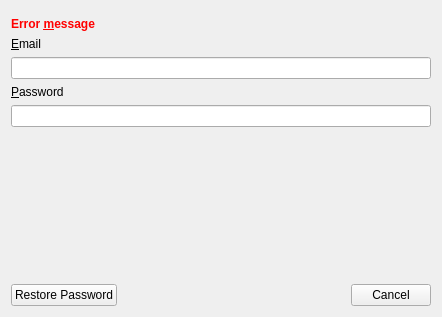
<?xml version="1.0" encoding="UTF-8"?>
<ui version="4.0">
 <class>LoginDialog</class>
 <widget class="QWidget" name="LoginDialog">
  <property name="geometry">
   <rect>
    <x>0</x>
    <y>0</y>
    <width>442</width>
    <height>317</height>
   </rect>
  </property>
  <property name="sizePolicy">
   <sizepolicy hsizetype="Preferred" vsizetype="Preferred">
    <horstretch>0</horstretch>
    <verstretch>0</verstretch>
   </sizepolicy>
  </property>
  <property name="windowTitle">
   <string/>
  </property>
  <layout class="QVBoxLayout" name="verticalLayout_4">
   <item>
    <widget class="TabBarExpanded" name="tabs" native="true"/>
   </item>
   <item>
    <widget class="QStackedWidget" name="stackedWidget">
     <property name="sizePolicy">
      <sizepolicy hsizetype="Preferred" vsizetype="Preferred">
       <horstretch>0</horstretch>
       <verstretch>0</verstretch>
      </sizepolicy>
     </property>
     <property name="currentIndex">
      <number>0</number>
     </property>
     <widget class="QWidget" name="loginPage">
      <layout class="QVBoxLayout" name="verticalLayout">
       <property name="leftMargin">
        <number>0</number>
       </property>
       <property name="topMargin">
        <number>0</number>
       </property>
       <property name="rightMargin">
        <number>0</number>
       </property>
       <property name="bottomMargin">
        <number>0</number>
       </property>
       <item>
        <widget class="QLabel" name="loginError">
         <property name="sizePolicy">
          <sizepolicy hsizetype="Preferred" vsizetype="Preferred">
           <horstretch>0</horstretch>
           <verstretch>0</verstretch>
          </sizepolicy>
         </property>
         <property name="minimumSize">
          <size>
           <width>0</width>
           <height>0</height>
          </size>
         </property>
         <property name="baseSize">
          <size>
           <width>0</width>
           <height>0</height>
          </size>
         </property>
         <property name="font">
          <font>
           <weight>75</weight>
           <bold>true</bold>
          </font>
         </property>
         <property name="styleSheet">
          <string notr="true">color: rgb(255, 0, 0);</string>
         </property>
         <property name="text">
          <string>Error &amp;message</string>
         </property>
         <property name="buddy">
          <cstring>loginEmail</cstring>
         </property>
        </widget>
       </item>
       <item>
        <widget class="QLabel" name="loginEmailLabel">
         <property name="text">
          <string>&amp;Email</string>
         </property>
         <property name="buddy">
          <cstring>loginEmail</cstring>
         </property>
        </widget>
       </item>
       <item>
        <widget class="QLineEdit" name="loginEmail">
         <property name="sizePolicy">
          <sizepolicy hsizetype="Expanding" vsizetype="Fixed">
           <horstretch>0</horstretch>
           <verstretch>0</verstretch>
          </sizepolicy>
         </property>
        </widget>
       </item>
       <item>
        <widget class="QLabel" name="loginPasswordLabel">
         <property name="text">
          <string>&amp;Password</string>
         </property>
         <property name="buddy">
          <cstring>loginPasswordEdit</cstring>
         </property>
        </widget>
       </item>
       <item>
        <widget class="PasswordLineEdit" name="loginPasswordEdit"/>
       </item>
       <item>
        <spacer name="verticalSpacer_3">
         <property name="orientation">
          <enum>Qt::Vertical</enum>
         </property>
         <property name="sizeHint" stdset="0">
          <size>
           <width>20</width>
           <height>105</height>
          </size>
         </property>
        </spacer>
       </item>
       <item>
        <layout class="QHBoxLayout" name="horizontalLayout_2">
         <item>
          <widget class="QPushButton" name="restorePassword">
           <property name="text">
            <string>Restore Password</string>
           </property>
          </widget>
         </item>
         <item>
          <spacer name="horizontalSpacer_2">
           <property name="orientation">
            <enum>Qt::Horizontal</enum>
           </property>
           <property name="sizeHint" stdset="0">
            <size>
             <width>40</width>
             <height>20</height>
            </size>
           </property>
          </spacer>
         </item>
         <item>
          <widget class="QDialogButtonBox" name="loginButtons">
           <property name="standardButtons">
            <set>QDialogButtonBox::Cancel</set>
           </property>
          </widget>
         </item>
        </layout>
       </item>
      </layout>
     </widget>
     <widget class="QWidget" name="signUpPage">
      <layout class="QVBoxLayout" name="verticalLayout_2">
       <property name="leftMargin">
        <number>0</number>
       </property>
       <property name="topMargin">
        <number>0</number>
       </property>
       <property name="rightMargin">
        <number>0</number>
       </property>
       <property name="bottomMargin">
        <number>0</number>
       </property>
       <item>
        <widget class="QLabel" name="signUpError">
         <property name="font">
          <font>
           <weight>75</weight>
           <bold>true</bold>
          </font>
         </property>
         <property name="styleSheet">
          <string notr="true">color: rgb(255, 0, 0);</string>
         </property>
         <property name="text">
          <string>Error &amp;message</string>
         </property>
         <property name="buddy">
          <cstring>loginEmail</cstring>
         </property>
        </widget>
       </item>
       <item>
        <widget class="QLabel" name="signUpEmailLabel">
         <property name="text">
          <string>&amp;Email</string>
         </property>
         <property name="buddy">
          <cstring>signUpEmail</cstring>
         </property>
        </widget>
       </item>
       <item>
        <widget class="QLineEdit" name="signUpEmail"/>
       </item>
       <item>
        <widget class="QLabel" name="signUpPasswordLabel">
         <property name="text">
          <string>&amp;Password</string>
         </property>
         <property name="buddy">
          <cstring>signUpPasswordEdit</cstring>
         </property>
        </widget>
       </item>
       <item>
        <widget class="PasswordLineEdit" name="signUpPasswordEdit"/>
       </item>
       <item>
        <spacer name="verticalSpacer_2">
         <property name="orientation">
          <enum>Qt::Vertical</enum>
         </property>
         <property name="sizeHint" stdset="0">
          <size>
           <width>20</width>
           <height>40</height>
          </size>
         </property>
        </spacer>
       </item>
       <item>
        <layout class="QHBoxLayout" name="horizontalLayout_4" stretch="0,0">
         <item>
          <spacer name="horizontalSpacer_4">
           <property name="orientation">
            <enum>Qt::Horizontal</enum>
           </property>
           <property name="sizeHint" stdset="0">
            <size>
             <width>40</width>
             <height>20</height>
            </size>
           </property>
          </spacer>
         </item>
         <item>
          <widget class="QDialogButtonBox" name="signUpButtons">
           <property name="standardButtons">
            <set>QDialogButtonBox::Cancel</set>
           </property>
          </widget>
         </item>
        </layout>
       </item>
      </layout>
     </widget>
     <widget class="QWidget" name="verificationPage">
      <property name="sizePolicy">
       <sizepolicy hsizetype="Preferred" vsizetype="Preferred">
        <horstretch>0</horstretch>
        <verstretch>0</verstretch>
       </sizepolicy>
      </property>
      <layout class="QVBoxLayout" name="verticalLayout_3" stretch="0,0,0,0,0">
       <property name="spacing">
        <number>-1</number>
       </property>
       <property name="sizeConstraint">
        <enum>QLayout::SetMaximumSize</enum>
       </property>
       <property name="leftMargin">
        <number>0</number>
       </property>
       <property name="topMargin">
        <number>0</number>
       </property>
       <property name="rightMargin">
        <number>0</number>
       </property>
       <property name="bottomMargin">
        <number>0</number>
       </property>
       <item>
        <widget class="QLabel" name="verificationError">
         <property name="font">
          <font>
           <weight>75</weight>
           <bold>true</bold>
          </font>
         </property>
         <property name="styleSheet">
          <string notr="true">color: rgb(255, 0, 0);</string>
         </property>
         <property name="text">
          <string>&lt;html&gt;&lt;head/&gt;&lt;body&gt;&lt;p&gt;Error &lt;/p&gt;&lt;p&gt;&amp;amp;message&lt;/p&gt;&lt;/body&gt;&lt;/html&gt;</string>
         </property>
         <property name="wordWrap">
          <bool>true</bool>
         </property>
         <property name="buddy">
          <cstring>loginEmail</cstring>
         </property>
        </widget>
       </item>
       <item>
        <widget class="QLabel" name="label_7">
         <property name="text">
          <string>&amp;Verification code</string>
         </property>
         <property name="buddy">
          <cstring>verificationCode</cstring>
         </property>
        </widget>
       </item>
       <item>
        <widget class="QLineEdit" name="verificationCode"/>
       </item>
       <item>
        <spacer name="verticalSpacer">
         <property name="orientation">
          <enum>Qt::Vertical</enum>
         </property>
         <property name="sizeHint" stdset="0">
          <size>
           <width>20</width>
           <height>40</height>
          </size>
         </property>
        </spacer>
       </item>
       <item>
        <layout class="QHBoxLayout" name="horizontalLayout_5">
         <item>
          <spacer name="horizontalSpacer_5">
           <property name="orientation">
            <enum>Qt::Horizontal</enum>
           </property>
           <property name="sizeHint" stdset="0">
            <size>
             <width>40</width>
             <height>20</height>
            </size>
           </property>
          </spacer>
         </item>
         <item>
          <widget class="QDialogButtonBox" name="buttonsVerification">
           <property name="standardButtons">
            <set>QDialogButtonBox::Cancel</set>
           </property>
          </widget>
         </item>
        </layout>
       </item>
      </layout>
     </widget>
    </widget>
   </item>
  </layout>
 </widget>
 <customwidgets>
  <customwidget>
   <class>TabBarExpanded</class>
   <extends>QWidget</extends>
   <header>3rd_party/Widgets/TabBarExpanded/TabBarExpanded.h</header>
   <container>1</container>
  </customwidget>
  <customwidget>
   <class>PasswordLineEdit</class>
   <extends>QLineEdit</extends>
   <header>3rd_party/Widgets/PasswordLineEdit/PasswordLineEdit.h</header>
  </customwidget>
 </customwidgets>
 <resources/>
 <connections/>
</ui>
